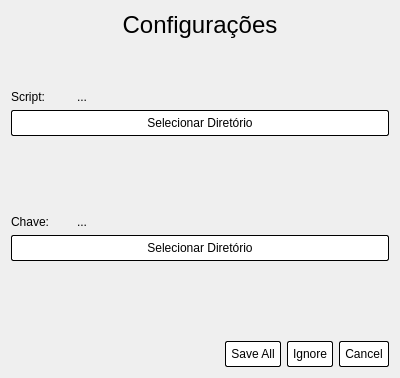
<?xml version="1.0" encoding="UTF-8"?>
<ui version="4.0">
 <class>Dialog</class>
 <widget class="QDialog" name="Dialog">
  <property name="geometry">
   <rect>
    <x>0</x>
    <y>0</y>
    <width>400</width>
    <height>378</height>
   </rect>
  </property>
  <property name="windowTitle">
   <string>Dialog</string>
  </property>
  <property name="styleSheet">
   <string notr="true">QPushButton {
	padding: 5px;
	border: 1px solid black;
	border-radius: 2px;
	background-color: #fff
}

QPushButton:hover {
	background-color: #909090
}</string>
  </property>
  <layout class="QGridLayout" name="gridLayout">
   <item row="0" column="0">
    <widget class="QLabel" name="label_4">
     <property name="font">
      <font>
       <pointsize>18</pointsize>
      </font>
     </property>
     <property name="text">
      <string>Configurações</string>
     </property>
     <property name="alignment">
      <set>Qt::AlignmentFlag::AlignCenter</set>
     </property>
    </widget>
   </item>
   <item row="1" column="0">
    <spacer name="verticalSpacer_2">
     <property name="orientation">
      <enum>Qt::Orientation::Vertical</enum>
     </property>
     <property name="sizeHint" stdset="0">
      <size>
       <width>20</width>
       <height>39</height>
      </size>
     </property>
    </spacer>
   </item>
   <item row="2" column="0">
    <layout class="QVBoxLayout" name="verticalLayout_2">
     <item>
      <layout class="QHBoxLayout" name="horizontalLayout_2">
       <item>
        <widget class="QLabel" name="label_3">
         <property name="maximumSize">
          <size>
           <width>60</width>
           <height>16777215</height>
          </size>
         </property>
         <property name="text">
          <string>Script:</string>
         </property>
        </widget>
       </item>
       <item>
        <widget class="QLabel" name="label_5">
         <property name="text">
          <string>...</string>
         </property>
        </widget>
       </item>
      </layout>
     </item>
     <item>
      <widget class="QPushButton" name="pushButton">
       <property name="text">
        <string>Selecionar Diretório</string>
       </property>
      </widget>
     </item>
    </layout>
   </item>
   <item row="3" column="0">
    <spacer name="verticalSpacer">
     <property name="orientation">
      <enum>Qt::Orientation::Vertical</enum>
     </property>
     <property name="sizeHint" stdset="0">
      <size>
       <width>20</width>
       <height>73</height>
      </size>
     </property>
    </spacer>
   </item>
   <item row="4" column="0">
    <layout class="QVBoxLayout" name="verticalLayout">
     <item>
      <layout class="QHBoxLayout" name="horizontalLayout">
       <item>
        <widget class="QLabel" name="label">
         <property name="maximumSize">
          <size>
           <width>60</width>
           <height>16777215</height>
          </size>
         </property>
         <property name="text">
          <string>Chave:</string>
         </property>
        </widget>
       </item>
       <item>
        <widget class="QLabel" name="label_2">
         <property name="text">
          <string>...</string>
         </property>
        </widget>
       </item>
      </layout>
     </item>
     <item>
      <widget class="QPushButton" name="pushButton_2">
       <property name="text">
        <string>Selecionar Diretório</string>
       </property>
      </widget>
     </item>
    </layout>
   </item>
   <item row="5" column="0">
    <spacer name="verticalSpacer_3">
     <property name="orientation">
      <enum>Qt::Orientation::Vertical</enum>
     </property>
     <property name="sizeHint" stdset="0">
      <size>
       <width>20</width>
       <height>74</height>
      </size>
     </property>
    </spacer>
   </item>
   <item row="6" column="0">
    <widget class="QDialogButtonBox" name="buttonBox">
     <property name="orientation">
      <enum>Qt::Orientation::Horizontal</enum>
     </property>
     <property name="standardButtons">
      <set>QDialogButtonBox::StandardButton::Cancel|QDialogButtonBox::StandardButton::Ignore|QDialogButtonBox::StandardButton::SaveAll</set>
     </property>
     <property name="centerButtons">
      <bool>false</bool>
     </property>
    </widget>
   </item>
  </layout>
 </widget>
 <resources/>
 <connections>
  <connection>
   <sender>buttonBox</sender>
   <signal>accepted()</signal>
   <receiver>Dialog</receiver>
   <slot>accept()</slot>
   <hints>
    <hint type="sourcelabel">
     <x>248</x>
     <y>254</y>
    </hint>
    <hint type="destinationlabel">
     <x>157</x>
     <y>274</y>
    </hint>
   </hints>
  </connection>
  <connection>
   <sender>buttonBox</sender>
   <signal>rejected()</signal>
   <receiver>Dialog</receiver>
   <slot>reject()</slot>
   <hints>
    <hint type="sourcelabel">
     <x>316</x>
     <y>260</y>
    </hint>
    <hint type="destinationlabel">
     <x>286</x>
     <y>274</y>
    </hint>
   </hints>
  </connection>
 </connections>
</ui>
